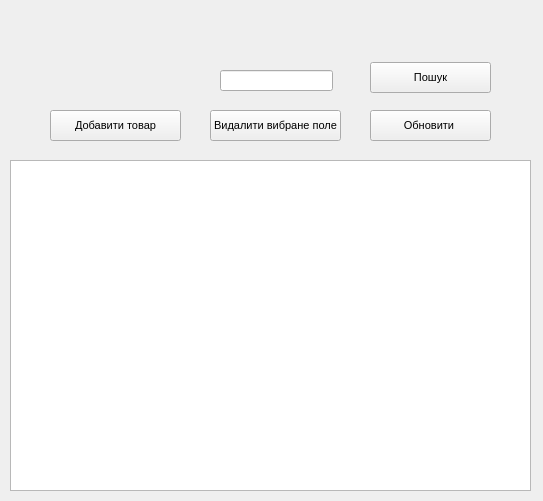
<?xml version="1.0" encoding="UTF-8"?>
<ui version="4.0">
 <class>Magzine_menu</class>
 <widget class="QWidget" name="Magzine_menu">
  <property name="geometry">
   <rect>
    <x>0</x>
    <y>0</y>
    <width>543</width>
    <height>501</height>
   </rect>
  </property>
  <property name="font">
   <font>
    <family>Arial</family>
    <pointsize>8</pointsize>
    <weight>50</weight>
    <bold>false</bold>
   </font>
  </property>
  <property name="windowTitle">
   <string>Form</string>
  </property>
  <widget class="QTableView" name="tableView">
   <property name="geometry">
    <rect>
     <x>10</x>
     <y>160</y>
     <width>521</width>
     <height>331</height>
    </rect>
   </property>
  </widget>
  <widget class="QPushButton" name="addprod">
   <property name="geometry">
    <rect>
     <x>50</x>
     <y>110</y>
     <width>131</width>
     <height>31</height>
    </rect>
   </property>
   <property name="text">
    <string>Добавити товар</string>
   </property>
  </widget>
  <widget class="QPushButton" name="refresh">
   <property name="geometry">
    <rect>
     <x>370</x>
     <y>110</y>
     <width>121</width>
     <height>31</height>
    </rect>
   </property>
   <property name="text">
    <string>Обновити </string>
   </property>
  </widget>
  <widget class="QPushButton" name="dellprod">
   <property name="geometry">
    <rect>
     <x>210</x>
     <y>110</y>
     <width>131</width>
     <height>31</height>
    </rect>
   </property>
   <property name="text">
    <string>Видалити вибранe полe</string>
   </property>
  </widget>
  <widget class="QLabel" name="label_4">
   <property name="geometry">
    <rect>
     <x>40</x>
     <y>30</y>
     <width>171</width>
     <height>31</height>
    </rect>
   </property>
   <property name="font">
    <font>
     <family>Segoe Script</family>
     <pointsize>12</pointsize>
     <weight>50</weight>
     <bold>false</bold>
    </font>
   </property>
   <property name="text">
    <string/>
   </property>
  </widget>
  <widget class="QLineEdit" name="lineEdit">
   <property name="geometry">
    <rect>
     <x>220</x>
     <y>70</y>
     <width>113</width>
     <height>21</height>
    </rect>
   </property>
  </widget>
  <widget class="QPushButton" name="search">
   <property name="geometry">
    <rect>
     <x>370</x>
     <y>62</y>
     <width>121</width>
     <height>31</height>
    </rect>
   </property>
   <property name="text">
    <string>Пошук</string>
   </property>
  </widget>
 </widget>
 <resources/>
 <connections/>
</ui>
